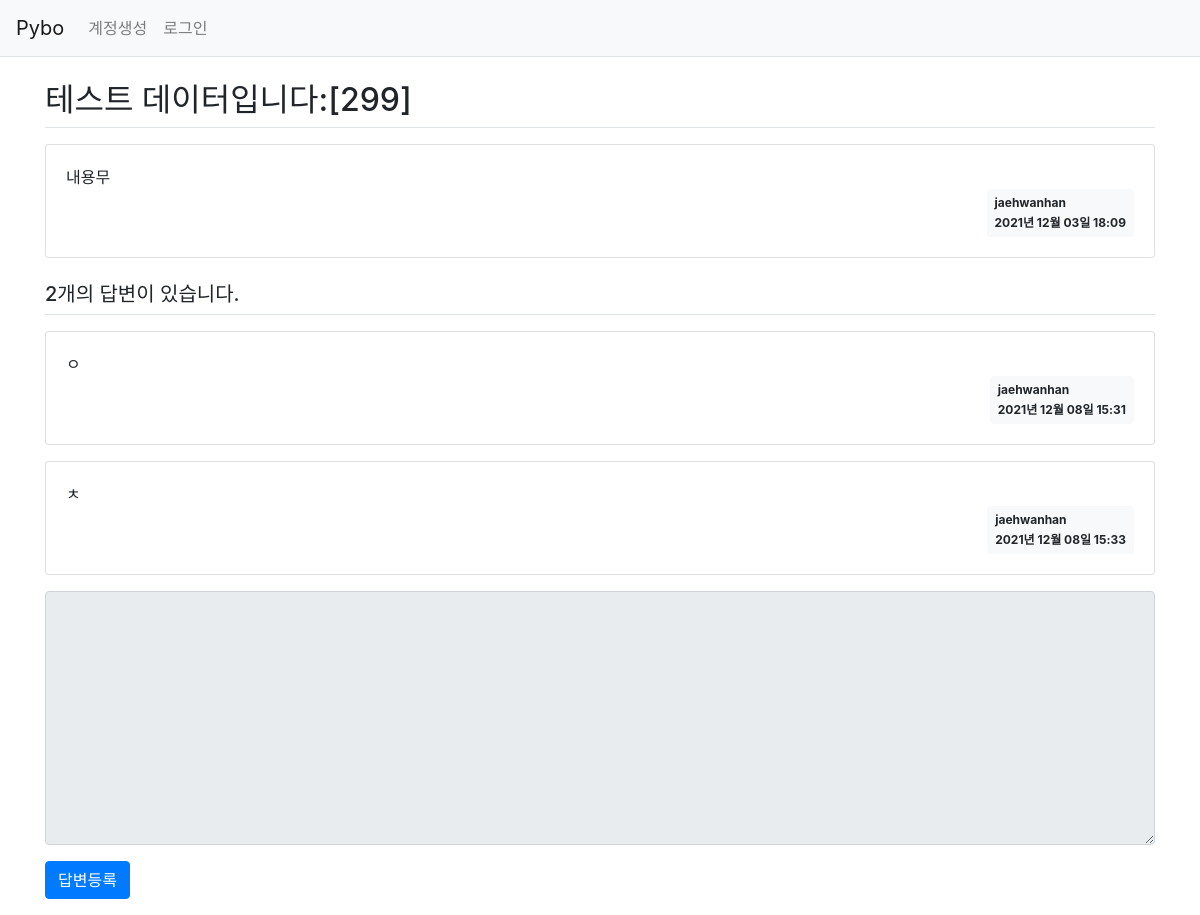
Screenshot of /question/detail/305/ with the database file from the repository.
### pybo/models.py (models this page shows)
class Question(db.Model):
    id = db.Column(db.Integer, primary_key=True)
    subject = db.Column(db.String(200), nullable=True)
    content = db.Column(db.Text(), nullable=True)
    create_date = db.Column(db.DateTime(), nullable=True)
    user_id = db.Column(db.Integer, db.ForeignKey('user.id', ondelete='CASCADE'), nullable=False,
                        server_default = '1')
    user = db.relationship('User', backref=db.backref('question_set'))

class User(db.Model):
    id = db.Column(db.Integer, primary_key=True)
    username = db.Column(db.String(150), unique=True, nullable=False)
    password = db.Column(db.String(200), nullable=False)
    email = db.Column(db.String(120), unique=True, nullable=False)

class Answer(db.Model):
    id = db.Column(db.Integer, primary_key=True)
    question_id = db.Column(db.Integer, db.ForeignKey('question.id', ondelete='CASCADE'))
    question = db.relationship('Question', backref=db.backref('answer_set'))
    content = db.Column(db.Text(), nullable=False)
    create_date = db.Column(db.DateTime(), nullable=False)
    user_id = db.Column(db.Integer, db.ForeignKey('user.id', ondelete='CASCADE'), nullable=False,
                        server_default = '1')
    user = db.relationship('User', backref=db.backref('answer_set'))

### pybo/views/question_views.py (the view)
@bp.route('/detail/<int:question_id>/')
def detail(question_id):
    form = Answerform()
    question = Question.query.get_or_404(question_id)
    return render_template('question/question_detail.html', question=question, form=form)

### pybo/form.py
class Answerform(FlaskForm):
    content = TextAreaField('내용', validators=[DataRequired("내용은 필수라고요,,")])

### pybo/filter.py (called while the page is built)
def format_datetime(value, fmt='%Y년 %m월 %d일 %H:%M'):
    return value.strftime(fmt)

### pybo/views/auth_views.py (called while the page is built)
@bp.before_app_request
def load_logged_in_user():
    user_id = session.get('user_id')
    if user_id is None:
        g.user = None
    else:
        g.user = User.query.get(user_id)

### pybo/templates/question/question_detail.html (shortened to what this page needs)
{% extends 'base.html' %}
{% block content %}
<div class="container my-3">
    <h2 class="border-bottom py-2">{{ question.subject }}</h2>
    <div class="card my-3">
        <div class="card-body">
            <div class="card-text" style="white-space: pre-line;">{{ question.content }}</div>
            <div class="d-flex justify-content-end">
                <div class="badge badge-light p-2 text-left">
                    <div class="mb-2">{{ question.user.username }}</div>
                    {{ question.create_date | datetime }}
                </div>
            </div>
        </div>
    </div>
    <h5 class="border-bottom my-3 py-2">{{ question.answer_set|length }}개의 답변이 있습니다.</h5>
    {% for answer in question.answer_set %}
    <div class="card my-3">
        <div class="card-body">
            <div class="card-text" style="white-space: pre-line;">{{ answer.content }}</div>
            <div class="d-flex justify-content-end">
                <div class="badge badge-light p-2 text-left">
                    <div class="mb-2">{{ answer.user.username }}</div>
                    {{ answer.create_date  | datetime }}
                </div>
            </div>
        </div>
    </div>
    {% endfor %}
    <form action="{{ url_for('answer.create', question_id=question.id) }}" method="post" class="my-3">
        <div class="form-group">
            <textarea {% if not g.user %}disabled{% endif %}
                    name="content" id="content" class="form-control" rows="10"></textarea>
        </div>
        <input type="submit" value="답변등록" class="btn btn-primary">
    </form>
</div>
{% endblock %}

### rows the page displays
Question: subject "테스트 데이터입니다:[299]", content "내용무", create_date "2021년 12월 03일 18:09"
User: user.username "jaehwanhan"
Answer: content "ㅇ", user.username "jaehwanhan", create_date "2021년 12월 08일 15:31"
Answer: content "ㅊ", user.username "jaehwanhan", create_date "2021년 12월 08일 15:33"

### other values shown
{{ question.answer_set|length }} "2"
